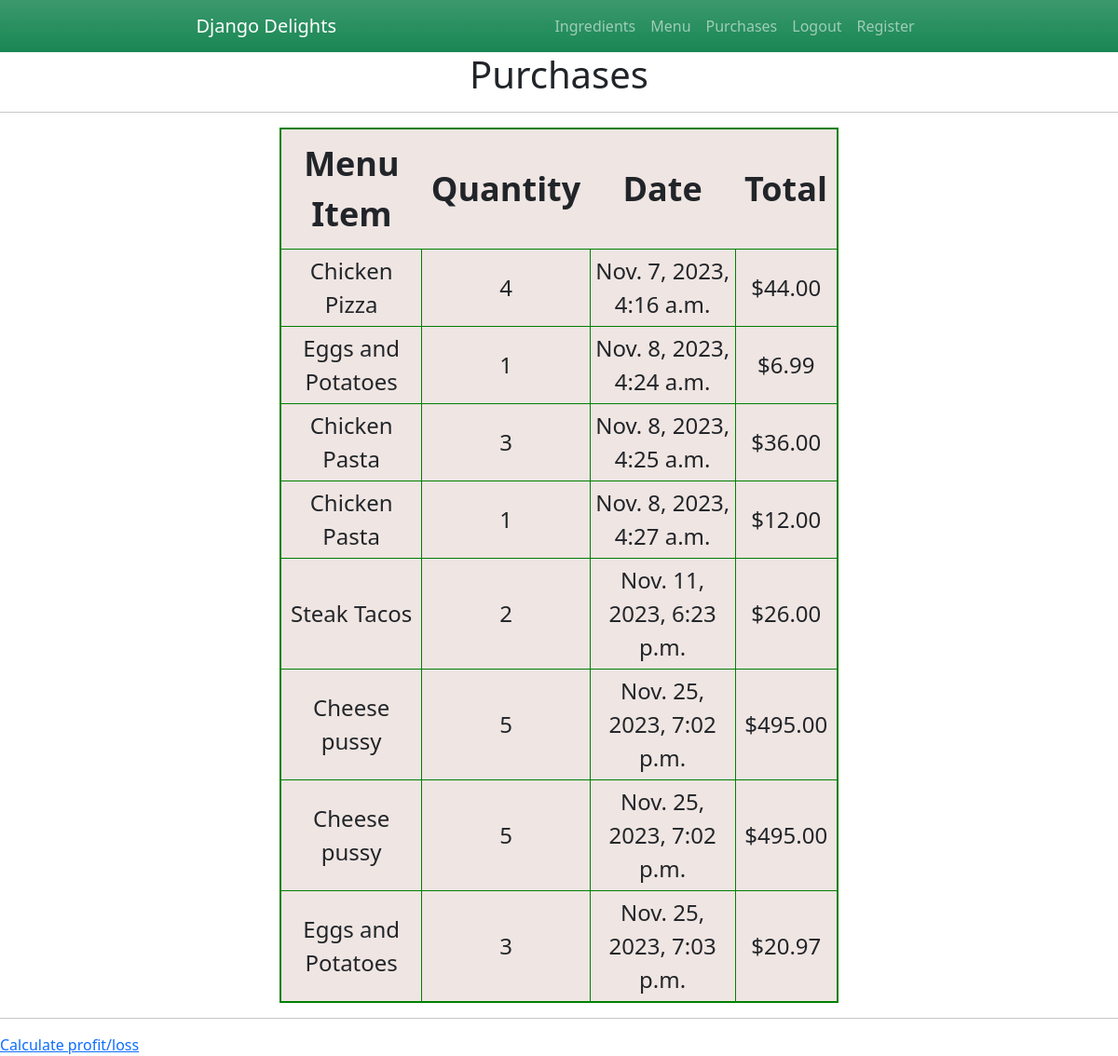
Page /purchases (signed in) on the committed database.
### inventory/models.py (models this page shows, shortened)
class Purchase(models.Model):
    menu_item = models.ForeignKey(MenuItem, on_delete=models.CASCADE)
    purchase_date = models.DateTimeField(auto_now_add=True, null=False, blank=False)
    quantity = models.IntegerField(blank=True, null=True)
    total = models.DecimalField(max_digits=10, decimal_places=2, null=True, blank=True, default=0)
    cogs = models.DecimalField(max_digits=10, decimal_places=2, null=True, blank=True, default=0)

class MenuItem(models.Model):
    name = models.CharField(max_length=25, null=False, blank=False)
    price = models.DecimalField(max_digits=10, decimal_places=2, null=False, blank=False)
    ingredients = models.ManyToManyField(Ingredient, through='RecipeRequirement')
    def __str__(self):
        return self.name

### inventory/views.py (the view)
# urls.py: path('purchases', views.purchases, name='purchases'),
@login_required(login_url='/login_page')
def purchases(request):
    purchases = Purchase.objects.all()
    context = {'purchases':purchases}
    return render(request, 'inventory/purchases.html', context)

### inventory/templates/inventory/purchases.html
{% extends './base.html' %}
{% block content %}
<h1 style="text-align: center;">Purchases</h1>
<hr>
<table class="ingredient-table">
<th class="ingredient-th">Menu Item</th>
<th class="ingredient-th">Quantity</th>
<th class="ingredient-th">Date</th>
<th class="ingredient-th">Total</th>
{% for p in purchases %}
<tr>
    <td class="ingredient-td">{{p.menu_item}}</td>
    <td class="ingredient-td">{{p.quantity}}</td>
    <td class="ingredient-td">{{p.purchase_date}}</td>
    <td class="ingredient-td">${{p.total}}</td>
</tr>
{% endfor %}
</table>
<hr>
<a href="{% url 'incomereport' %}">Calculate profit/loss</a>
{% endblock %}

### inventory/static/css/style.css (style rules this page uses)
* { padding: 0; margin: 0 auto; }
.ingredient-table { border: 2px solid green; background-color: #EFE5E2; width: 50%; }
.ingredient-th { font-size: 36px; border-bottom: 1px solid green; text-align: center; padding: 10px; }
.ingredient-td { font-size: 24px; border: 1px solid green; text-align: center; padding: 5px; }

### rows in the picture
Purchase: menu_item "Chicken Pizza", quantity "4", purchase_date "Nov. 7, 2023, 4:16 a.m.", total "44.00"
Purchase: menu_item "Eggs and Potatoes", quantity "1", purchase_date "Nov. 8, 2023, 4:24 a.m.", total "6.99"
Purchase: menu_item "Chicken Pasta", quantity "3", purchase_date "Nov. 8, 2023, 4:25 a.m.", total "36.00"
Purchase: menu_item "Chicken Pasta", quantity "1", purchase_date "Nov. 8, 2023, 4:27 a.m.", total "12.00"
Purchase: menu_item "Steak Tacos", quantity "2", purchase_date "Nov. 11, 2023, 6:23 p.m.", total "26.00"
Purchase: menu_item "Cheese pussy", quantity "5", purchase_date "Nov. 25, 2023, 7:02 p.m.", total "495.00"
Purchase: menu_item "Cheese pussy", quantity "5", purchase_date "Nov. 25, 2023, 7:02 p.m.", total "495.00"
Purchase: menu_item "Eggs and Potatoes", quantity "3", purchase_date "Nov. 25, 2023, 7:03 p.m.", total "20.97"
